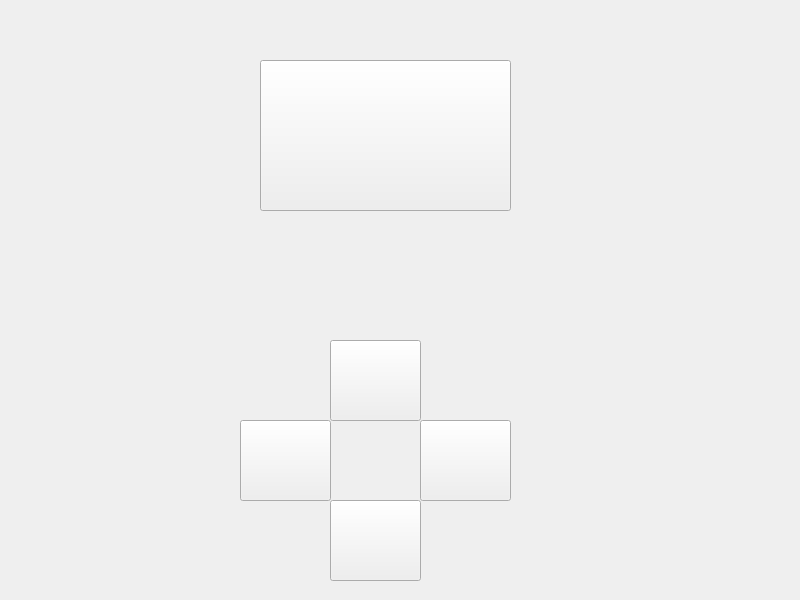
<?xml version="1.0" encoding="UTF-8"?>
<ui version="4.0">
 <class>Widget</class>
 <widget class="QWidget" name="Widget">
  <property name="geometry">
   <rect>
    <x>0</x>
    <y>0</y>
    <width>800</width>
    <height>600</height>
   </rect>
  </property>
  <property name="windowTitle">
   <string>Widget</string>
  </property>
  <widget class="QPushButton" name="pushButton_target">
   <property name="geometry">
    <rect>
     <x>260</x>
     <y>60</y>
     <width>251</width>
     <height>151</height>
    </rect>
   </property>
   <property name="text">
    <string/>
   </property>
  </widget>
  <widget class="QPushButton" name="pushButton_left">
   <property name="geometry">
    <rect>
     <x>240</x>
     <y>420</y>
     <width>91</width>
     <height>81</height>
    </rect>
   </property>
   <property name="text">
    <string/>
   </property>
  </widget>
  <widget class="QPushButton" name="pushButton_up">
   <property name="geometry">
    <rect>
     <x>330</x>
     <y>340</y>
     <width>91</width>
     <height>81</height>
    </rect>
   </property>
   <property name="text">
    <string/>
   </property>
  </widget>
  <widget class="QPushButton" name="pushButton_right">
   <property name="geometry">
    <rect>
     <x>420</x>
     <y>420</y>
     <width>91</width>
     <height>81</height>
    </rect>
   </property>
   <property name="text">
    <string/>
   </property>
  </widget>
  <widget class="QPushButton" name="pushButton_down">
   <property name="geometry">
    <rect>
     <x>330</x>
     <y>500</y>
     <width>91</width>
     <height>81</height>
    </rect>
   </property>
   <property name="text">
    <string/>
   </property>
  </widget>
 </widget>
 <resources/>
 <connections/>
</ui>
